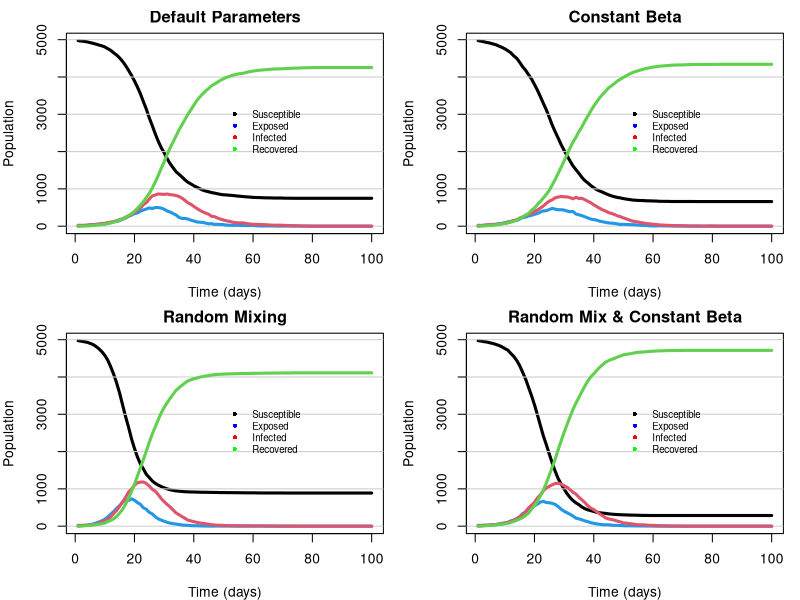

The R script that drew this image:
# Jackson Cramer (s2274544), Maximillian McCourt (s2145762), Natalia Montalvo Cabornero (s1969053)

# Our group worked collaboratively on the development and optimisation of all exercises.
# Although tasks were divided among us, we maintained a balanced workload through 
# regular code reviews, debugging sessions, and problem-solving meetings.
# Jackson focused for the plotting functions and household creation. 
# Max focused on implementing the nseir function.
# Natalia focusedto the get.net function and commenting.


######### GENERAL DESCRIPTION #########

# This project extends the SEIR epidemic model by incorporating household and social 
# network structures. Individuals are grouped into households and connected through 
# probabilistic contact networks based on sociability parameters. The model simulates 
# disease transmission through household, network, and random interactions to study 
# how social structure and individual variability affect epidemic dynamics.



#########  SETTING UP  ##########

# In this section, we define the population structure and create social networks.
# The goal is to represent both household connections and external contacts
# in order to model how social structure influences the spread of infectious diseases.


## --- Distribution into Households --- ##

n <- 5000  # Total population size
h_max <- 5 # Maximum number of people per household

# Each individual is randomly assigned to a household of size between 1 and h_max.
# This creates a heterogeneous household structure.
h <- rep(1:n, sample(1:h_max, n, replace=TRUE))[1:n] |> sample()


## --- Creation of networks --- ## 

# get.net() constructs a social contact network among individuals.
# Each person i can form contacts with others who are not in the same household.
# beta = individual sociability
# h = household structure
# nc = expected number of contacts per person
get.net <- function(beta,h,nc=15){
  
  # n <- length(beta) ## do we need to keep this?? Always going to be = og n
  
  # Initialize an empty contact list for all individuals
  contacts <- vector("list", n)
  
  # Compute a coefficient to normalize the expected number of contacts
  coeff <- nc/(mean(beta)**2 * (n - 1))
  
  # Loop over all individuals to create network links
  for (i in 1:(n-1)){
    
    # Identify all possible contacts who are not in the same household
    non_h <- h[(i+1):n]!=h[i] 
    poss_links <- c((i+1):n)[non_h]  # initialise all possible links
    
    # Extract beta values (sociability parameters) for potential contacts
    beta_poss_links <- beta[poss_links]
    
    # Compute the probability of forming a contact between individual i and others
    prob_betas <- coeff*beta[i]*beta_poss_links
    
    # Generate links based on the assigned connection probabilities
    link_idx <- rbinom(length(prob_betas), 1, prob_betas) == 1
    links <- poss_links[link_idx]
    
    # Store the links in the contacts list
    contacts[[i]] <- c(contacts[[i]], links)
    for (j in links) {
      contacts[[j]] <- c(contacts[[j]], i)
    }
  }
  
  # Return the full contact network as list
  return(contacts)
}

#system.time(alink <- get.net(beta,h,nc))

#########  SEIR MODEL  ##########

nseir <- function(beta,h,alink,alpha=c(.1,.01,.01),delta=.2,gamma=.4,nc=15, nt = 100,pinf = .005){
  # Our SEIR, t data
  # Using S=0, E=1, I=2, R=3 structure
  n <- length(beta)
  # defining alphas
  alpha_h <- alpha[1]
  alpha_c <- alpha[2]
  alpha_r <- alpha[3]
  # total population
  x <- rep(0, n)
  # initialise infected individuals at random
  x[sample(n, max(1,round(n*pinf)))] <- 2 # use max() to ensure at least 1 person starts as infected
  # initialise SEIR counts
  S <- E <- I <- R <- rep(0,nt)
  S[1] <- sum(x == 0)
  I[1] <- sum(x == 2)
  # initialize denominator for probability calculation
  coeff <- (alpha_r*nc)/(mean(beta)^2 * (n-1))
  # loop over days
  for (t in 2:nt){
    # generate n random deviates for mutually exclusive daily transitions
    u <- runif(n)
    x[x==2 & u<delta] <- 3 # infected to recovered
    x[x==1 & u<gamma] <- 2 # exposed to infected
    # susceptible to exposed
    current_I <- which(x==2)
    for (i in current_I){
      # if x is susceptible, and in same household as i, and random number less than alpha_h probability
      household <- which(h==h[i] & x==0)
      # uses runif of length of household to select which household members become exposed
      x[household[runif(length(household)) < alpha_h]] <- 1
      # contacts mixing daily probability
      # if x is susceptible, and in contact list of i, and random number less than alpha_c probability
      # finds all susceptible contacts of infected person i
      contacts_i <- alink[[i]]
      sus_contacts <- contacts_i[x[contacts_i]==0]
      # uses runif of length of susceptible contacts to select which susceptible contacts become exposed
      x[sus_contacts[runif(sus_contacts) < alpha_c]] <- 1
      # random mixing daily probability
      susceptible <- which(x==0) # initialize those susceptible to infection
      r_prob <- coeff*beta[i]*beta[susceptible]
      x[susceptible[runif(length(susceptible)) < r_prob]] <- 1
      # count of SEIR population
    }
    S[t] <- sum(x==0)
    E[t] <- sum(x==1)
    I[t] <- sum(x==2)
    R[t] <- sum(x==3)
  }
  return(list(S=S,E=E,I=I,R=R,t=1:nt))
}


#########  COMPARISON OF EPIDEMIC DYNAMICS ##########

## --- Plotting function --- ##

# plot_dynamics() visualizes the evolution of the SEIR compartments over time.
plot_dynamics = function(pop_states, title=""){
  # pop_states = population state counts as produced by nseir
  # title = desired plot title
  
  # Calculate highest population among groups for consistent axis scaling
  ymax <- max(c(pop_states$S, pop_states$E, pop_states$I, pop_states$R))
  
  # Plot susceptible population over time as a black line
  plot(pop_states$S,ylim=c(0,ymax), type="l", lwd=3, xlab="Time (days)", ylab="Population", main=title)
  
  # Add horizontal grid lines at axis tick marks for easy comparison
  abline(h=axTicks(2), col="gray80")
  
  # Plot remaining SEIR groups as unique colored lines
  lines(pop_states$E, col=4, lwd=3) # E blue
  lines(pop_states$I, col=2, lwd=3) # I red
  lines(pop_states$R, col=3, lwd=3) # R green
  
  # include legend to identify which color corresponds to which SEIR group
  legend(x=length(pop_states$R)/2, y=ymax/1.5,
         legend=c("Susceptible", "Exposed", "Infected", "Recovered"),
         col=c("black", "blue", "red", "green"),
         lty=NA, lwd=2,
         pch=16,
         cex=0.7, bty="n")
}


## --- Comparing Different Epidemic Scenarios --- ##
# We simulate and compare four scenarios to investigate the effects of household and network structure, 
# as well as individual variability in sociability (beta).

# First, initialize a 'sociability' parameter (a number between 0 and 1) for each person
beta <- runif(n, 0, 1)

# Using get.net, create regular network of contacts between each person
alink <- get.net(beta,h)

# 1. Default Parameters
# Full model with households, network contacts, and random mixing using default paramenters
def_params = nseir(beta,h,alink)

# 2. Random Mixing
# Simulate epidemic by removing household and regular network structure, 
# keeping average initial infections per day the same for each person
# to do so, set alpha h and alpha c to 0, while setting alpha r to .04.
random_mixing = nseir(beta, h, alink, alpha=c(0,0,.04))

# 3. Constant Beta
# Simulate epidemic using full model with default parameters, but assigning each person the same 
# sociability parameter, which is the average of our original beta parameters
avg_beta = 1:length(beta)
avg_beta[1:length(avg_beta)] = mean(beta)
constant_beta = nseir(avg_beta,h,alink)

# 4. Random Mixing & Constant Beta
# Simulate epidemic by combining the conditions of the previous two simulations (random mixing and constant beta)
random_mix_constant_beta = nseir(avg_beta,h,alink, alpha=c(0,0,.04))

## --- Plotting the Four Scenarios --- ##

# Set plotting layout/margins for epidemic plots
par(mfcol=c(2,2), mar=c(4,4,2,1))

# Specify titles to be added to plots
titles <- c("Default Parameters", "Random Mixing", "Constant Beta", "Random Mix & Constant Beta")
plots <- list(def_params, random_mixing, constant_beta, random_mix_constant_beta)

# Loop through each simulation and plot their epidemic dynamics
for (i in seq_along(plots)) {
  plot_dynamics(plots[[i]], titles[i])
}

## --- Comments --- ##
